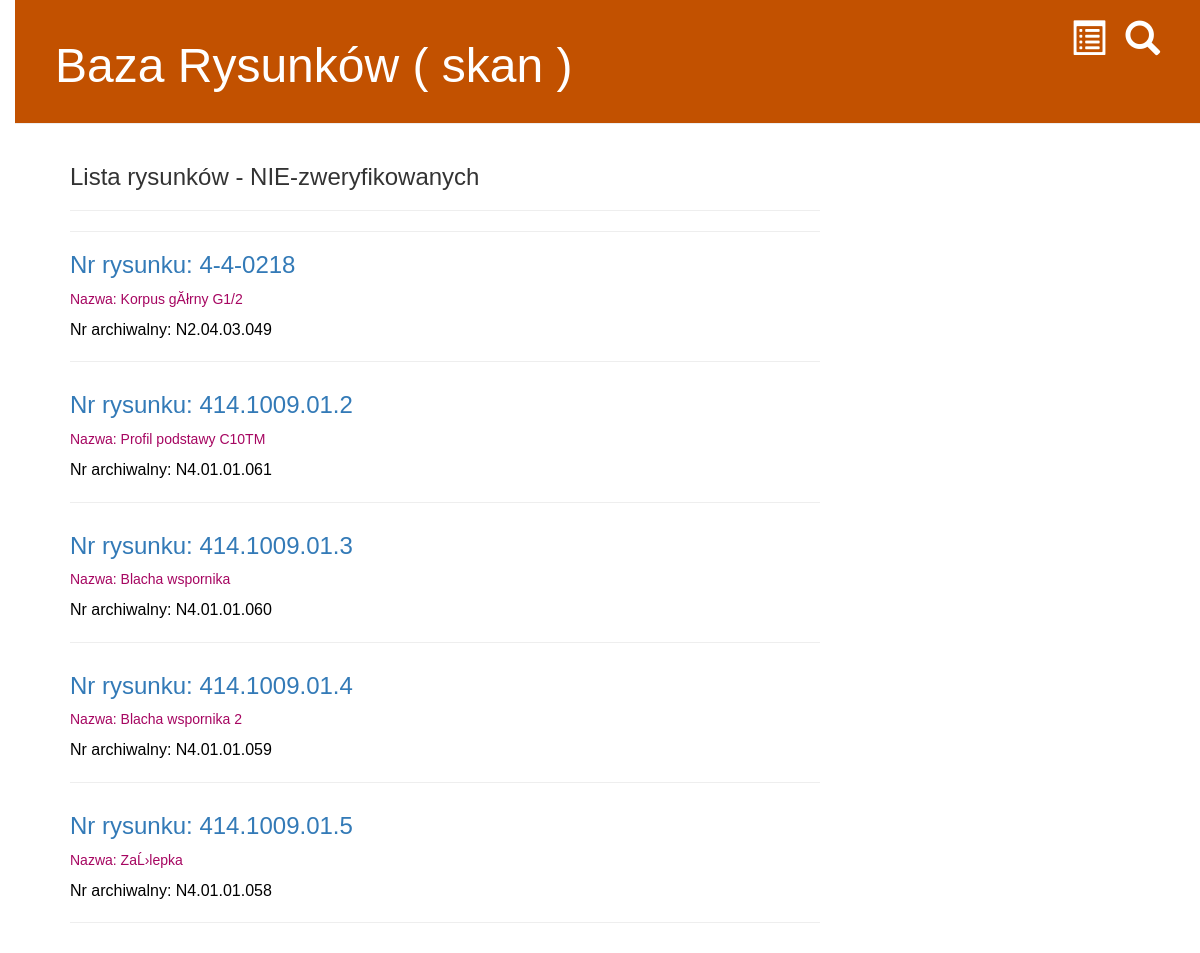
/niezwerifik/, run on the app's committed database.
### drw_base/models.py (models this page shows, shortened)
class Drw(models.Model):
    wprowadzil  = models.ForeignKey(settings.AUTH_USER_MODEL, on_delete=models.CASCADE) # kto wprowadził do bazy
    nr_arch     = models.CharField(max_length=30)    # Nr archiwlny rysunku
    nr_rys      = models.CharField(max_length=30)    # Nr rysunku
    nazwa       = models.CharField(max_length=256)   # Nazwa rysunku
    opis        = models.TextField()                 # Opis pole "Memo" z delphi
    zweryfik    = models.BooleanField(default=False) # Czy rysunek zweryfikowany
    data_wprow  = models.DateTimeField(
            default=timezone.now)                    # data wprowadzenia do bazy

### drw_base/views.py (the view)
# urls.py: path('niezwerifik/',           views.drw_niezweryfik_list, name='drw_niezweryfik_list'),
def drw_niezweryfik_list(request):
    drws = Drw.objects.filter(zweryfik=False).order_by('nr_rys')
    return render(request, 'drw_base/drw_niezweryfik_list.html', {'drws': drws})

### drw_base/templates/drw_base/drw_niezweryfik_list.html
{% extends 'drw_base/base.html' %}
{% block content %}
    <h3>Lista rysunków - NIE-zweryfikowanych</h3>
	<hr>
	<hr>
	{% for drw in drws %}
		<div class="drw">
			<h3><a href="{% url 'drw_detail' pk=drw.pk %}">Nr rysunku: {{ drw.nr_rys }}</a></h3>
			<div class="nazwa">
				<p>Nazwa: {{ drw.nazwa }}</p>
			</div>
			<div class="nazwa_pola">
    			<p>Nr archiwalny: {{ drw.nr_arch|linebreaksbr }}</p>
			</div>
			<hr>
		</div>
	{% endfor %}
{% endblock %}

### drw_base/static/css/drw_base.css (style rules this page uses)
body { padding-left: 15px; font-family: 'Arial'; }
h1, h2, h3, h4 { font-family: 'Arial', cursive; }
.nazwa { color: #a60661; }
.nazwa_pola { background-color: #ffffff; color: #000000; font-size: 12pt; padding-left: 0px; font-family: 'Arial'; }
.drw { margin-bottom: 30px; }

### data on the page
Drw: nr_rys "4-4-0218", nazwa "Korpus gĂłrny G1/2", nr_arch "N2.04.03.049"
Drw: nr_rys "414.1009.01.2", nazwa "Profil podstawy C10TM", nr_arch "N4.01.01.061"
Drw: nr_rys "414.1009.01.3", nazwa "Blacha wspornika", nr_arch "N4.01.01.060"
Drw: nr_rys "414.1009.01.4", nazwa "Blacha wspornika 2", nr_arch "N4.01.01.059"
Drw: nr_rys "414.1009.01.5", nazwa "ZaĹ›lepka", nr_arch "N4.01.01.058"
